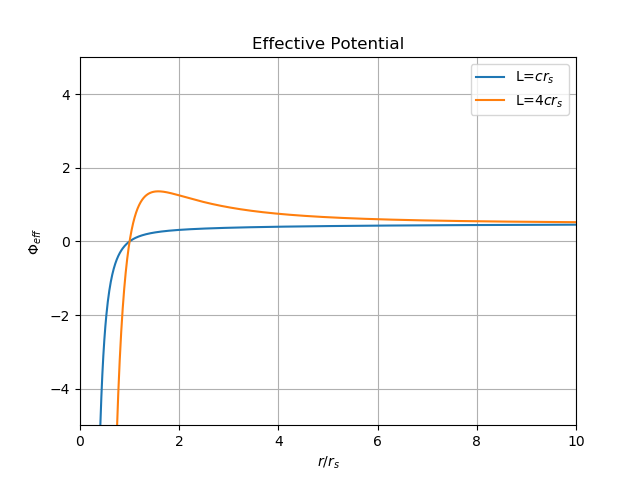

This chart was generated by the following Python code:
# -*- coding: utf-8 -*-
"""
Created on Wed Oct 17 10:30:48 2018

@author: robin
"""

import numpy as np
import matplotlib.pyplot as plt

def y(x):
    y = (0.5)*(1-(1/x))*(1+(1/x**2)) #Let c=1. 
    return y

def y2(x):
    y = (0.5)*(1-(1/x))*(1+16*(1/(x**2)))
    return y

x = np.linspace(0,10,1000)
plt.plot(x,y(x),label='L=$cr_s$')
plt.ylim(-5,5)
plt.xlim(0,10)
plt.plot(x,y2(x),label='L=$4cr_s$')
plt.xlabel('$r/r_s$')
plt.ylabel('$\Phi_{eff}$')
plt.title('Effective Potential')
plt.grid()
plt.legend()
plt.show()
